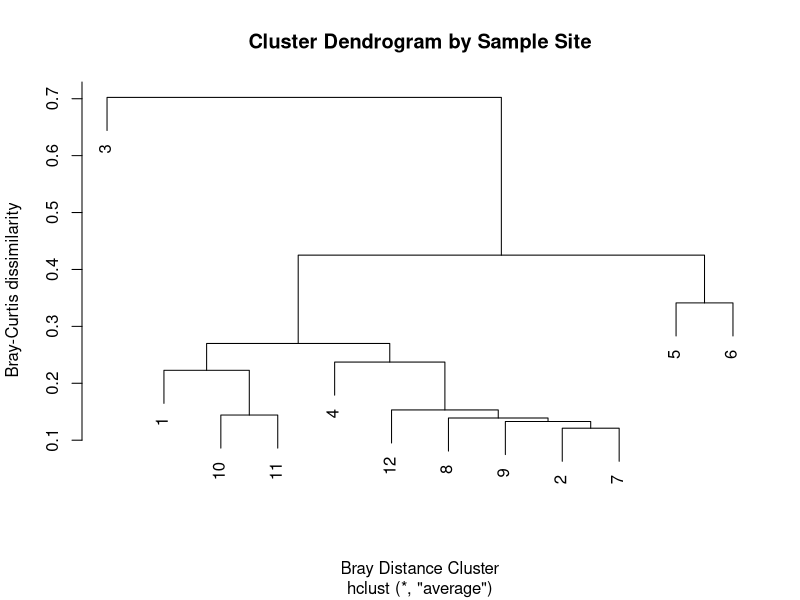
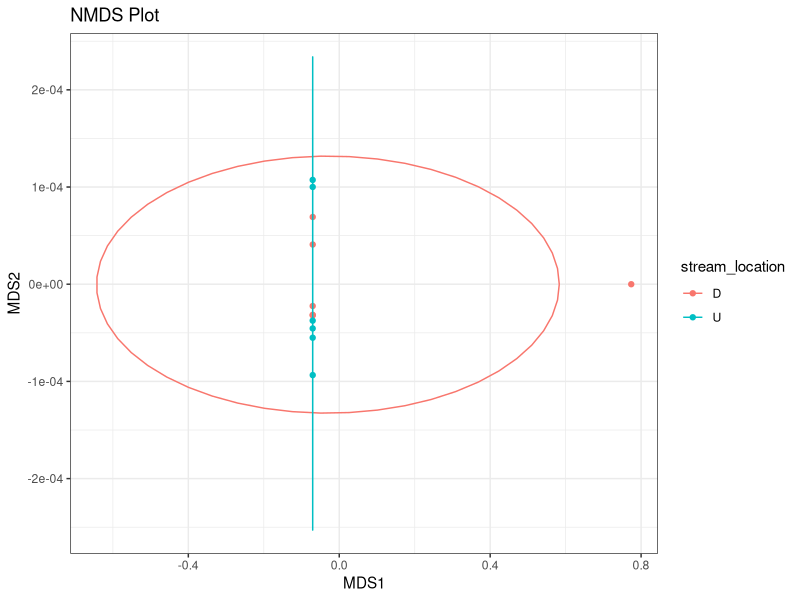
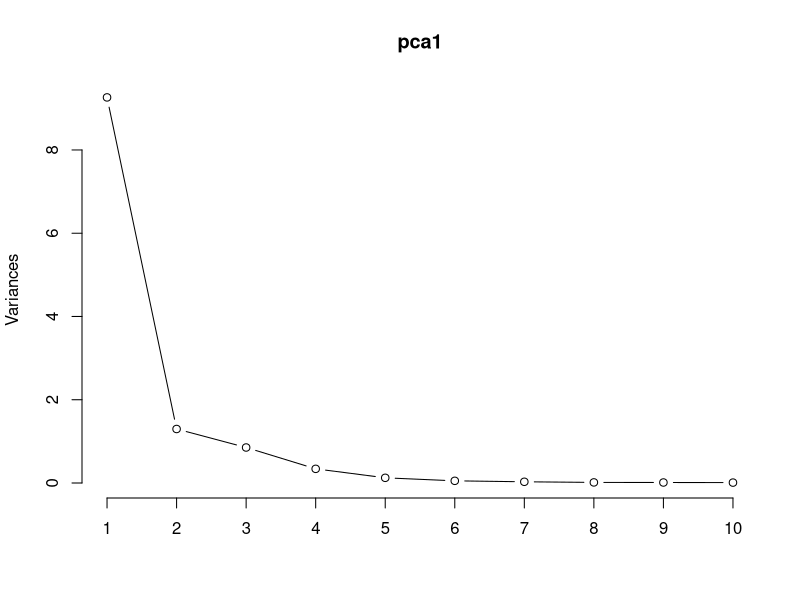

R code for these plots, in order:
## ---- chunk 1

# we might need libraries for analysis that are not be installed.
# the following code will test for the presence of the library and install if necessary
# create a list of packages to be tested
list_of_packages <- c("vegan")#, "tidyverse", "indicspecies")
# compare the list to the installed packages
new_packages <- list_of_packages[!(list_of_packages %in% installed.packages()[,"Package"])]
# install packages if not found
if(length(new_packages) > 0){install.packages(new_packages)}

# load the libraries individually
# library(tidyr)
# library(dplyr)
# library(readr)
# library(stringr)

# load the tidyverse as a single call
# this will load all of the above, as well as ggplot2
library(tidyverse)
library(vegan) # ecological analysis package
## ---- chunk 2
# read the data from the CSV
otu_wide <- read_csv("data/RDP_Genus_Pohick.csv")
# look at the column names
# colnames(otu_wide)

otu_wide
## ---- chunk 3
# gather the wide data into a long format.
# The OTU# and Family will be maintained and will be extended as necessary
# The format of the key/value arguments are:
# the word key = "new_column_name_to_hold_old_column_names"
# the word value = "new_column_name_to_hold_data"

otu_long <- # assign the output to a new variable
  otu_wide %>%  # the data to use
    dplyr::select(1, 7, Sample1:Sample12) %>% # select only the columns to use
   gather(key = sample_number, # the key (column names) that will become the categorical or factor
       value = sample_measurement, # the values that are associated with each key
       Sample1:Sample12) # the columns to use

# view the result
otu_long
## ---- chunk 4
# Add a new variable stream_location that defines upstream and downstream locations
# the first example is a long-hand version that types out all the sample names
# note: the variable stream_location is used because the word location is a function in dplyr
# otu_long <- # add to the original long data by reassigning the output to the same variable
#   otu_long %>% # use the long data
#   # mutate creates a new column of the same length
#   # if sample_number is in the vector of samples, then set the value to U,
#   # otherwise, set the value to D
#   mutate(stream_location = if_else(sample_number %in% c("Sample1", "Sample2", "Sample3", "Sample4", "Sample5", "Sample6"), "U", "D"))


# here is a more concise version using a string concatination to create the vector of samples
otu_long <- otu_long %>% # add to the original long data
  # str_c is a string concatination of the word Sample to each number 1-6
  mutate(stream_location = if_else(sample_number %in% str_c("Sample", 1:6), "U", "D"))

# view the result
otu_long
## ---- chunk 5
# the code below will just print the result to screen
# we are not saving the output to a variable because we are just verifying the result

otu_long %>% # use the long data
  filter(stream_location == "D") %>% # then filter on location is equal to "D"
  distinct(sample_number) # find the distinct sample_numbers
## ---- chunk 6
otu_t <- # assign the result to a new variable
  otu_wide %>%  # use the original wide data
    filter(Class != "Chloroplast") %>% # here we can filter out the chloroplast as mentioned earlier
    # select only the columns to use, this code will select all columns between Sample1 and Sample12
    select(1, Sample1:Sample12) %>% 
    gather(key = sample_number, # the key (column names) that will become the categorical or factor
       value = sample_measurement, # the values that are associated with each key
       Sample1:Sample12) %>% # the column data to use
    # this next part takes the now long data and spreads it back into a wide format
    # We will transpose the data by spreading the OTU# across columns
    spread(`OTU#`, sample_measurement) %>% 
    # Add in the factor for stream location
    mutate(stream_location = if_else(sample_number %in% str_c("Sample", 1:6), "U", "D")) %>% 
    # rearrange the columns
    select(sample_number, stream_location, everything(.))

# see the result
otu_t 
## ---- chunk 7
# first separate the data matrix (out# data) from the main data frame for ease
sp_mat <- otu_t %>%
  select(-c(1:2)) # omit the first two columns
# look at the result
sp_mat
## ---- chunk 8
# calculate the distance matrix
bc_dist <- vegdist(sp_mat, method = "bray") 

# look at the distance matrix
bc_dist
## ---- chunk 9

# cluster communities using average-linkage algorithm
comm_bc_clust <- hclust(bc_dist, method = "average")

# plot cluster diagram
plot(comm_bc_clust, ylab = "Bray-Curtis dissimilarity",
     xlab = "Bray Distance Cluster",
     main = "Cluster Dendrogram by Sample Site")
## ---- chunk 10
# run the permanova
adonis(bc_dist ~ otu_t$stream_location) # the $ extracts the column of stream locations from otu_t
## ---- chunk 11
# Homogeneity of dispersion test
beta <- betadisper(bc_dist, otu_t$stream_location)
permutest(beta)
## ---- chunk 12
# rescale the data to test
sp_mat_scaled <- sp_mat * 1000
# sp_mat_scaled

# calculate the mds
sp_mds <- metaMDS(sp_mat_scaled, distance = "bray")#, trace = FALSE)
sp_mds

# ordiplot(sp_mds, display = "sites", type = "text")
# plot(sp_mds, type = "t")
# stressplot(sp_mds)
## ---- chunk 13
# create a tibble dataframe
nmds <- tibble(MDS1 = sp_mds$points[,1], # extract the x points
               MDS2 = sp_mds$points[,2], # extact the y points
               sample_number = otu_t$sample_number, # add in the sample numbers from the input data
               stream_location = otu_t$stream_location) # add in the stream locations
nmds
## ---- chunk 14

ggplot(nmds, # use the new tibble
       aes(x=MDS1, 
           y=MDS2, 
           col=stream_location )) + # each stream location will get a different color
 geom_point() + # plot the x/y points
 stat_ellipse() + # generate an ellipse around the groups
 theme_bw() + # a clean theme
 labs(title = "NMDS Plot") # assign the title
## ---- chunk 15
pca1 <- otu_wide %>% 
  select(Sample1:Sample12) %>% 
  # apply PCA - scale. = TRUE is highly 
# advisable, but default is FALSE. 
  prcomp(.,
         center = TRUE,
         scale. = TRUE)

summary(pca1)

# plot method
plot(pca1, type = "l")
